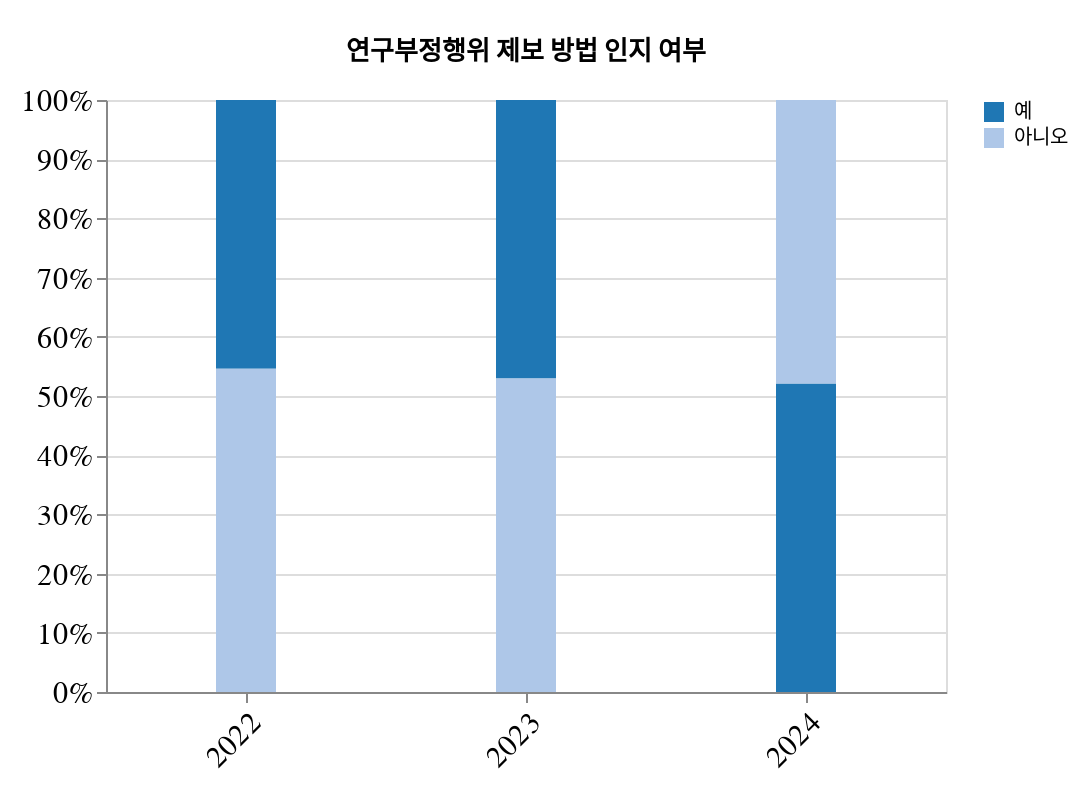

The cell this chart's notebook holds for it:
### Code cell
# 
# 라. KIOST에 대한 인식
# 
df = pl.read_csv("data/4_KIOST_research_ethics_system.csv")

title = "연구부정행위 제보 방법 인지 여부"

Q ="Q26"
yesorno = {
    1: "예", 
    2: "아니오"
}

# 1) counting
_2022 = pl.DataFrame({
    Q: yesorno.keys(),
    "2022": [74, 89],
})

_2023 = pl.DataFrame({
    Q: yesorno.keys(),
    "2023": [80, 90],
})

data = get(Q, _2022, _2023, yesorno)
draw_graph(data, title, yesorno)

### Figure 1 — Vega-Lite specification as saved in the notebook (floating-point values rounded to 4 significant figures)
{"config": {"view": {"continuousWidth": 300, "continuousHeight": 300}, "axis": {"labelFontSize": 15, "titleFontSize": 15, "titlePadding": 100}, "title": {"offset": 10, "subtitlePadding": 100}}, "data": {"name": "data-c05ec6770e5b2c2d26f5f566dec7fd47"}, "mark": {"type": "bar", "size": 30}, "encoding": {"color": {"field": "응답", "scale": {"scheme": "category20"}, "sort": ["예", "아니오"], "title": null, "type": "nominal"}, "order": {"field": "Count", "sort": "descending", "type": "quantitative"}, "x": {"axis": {"labelAngle": -45}, "field": "Year", "title": null, "type": "ordinal"}, "y": {"field": "Count", "stack": "normalize", "title": null, "type": "quantitative"}}, "height": 296, "padding": {"top": 20, "bottom": 10, "left": 10, "right": 10}, "title": "연구부정행위 제보 방법 인지 여부", "width": 420, "$schema": "https://vega.github.io/schema/vega-lite/v5.20.1.json", "datasets": {"data-c05ec6770e5b2c2d26f5f566dec7fd47": [{"응답": "예", "Year": "2022", "Count": 74}, {"응답": "아니오", "Year": "2022", "Count": 89}, {"응답": "예", "Year": "2023", "Count": 80}, {"응답": "아니오", "Year": "2023", "Count": 90}, {"응답": "예", "Year": "2024", "Count": 87}, {"응답": "아니오", "Year": "2024", "Count": 80}]}}
